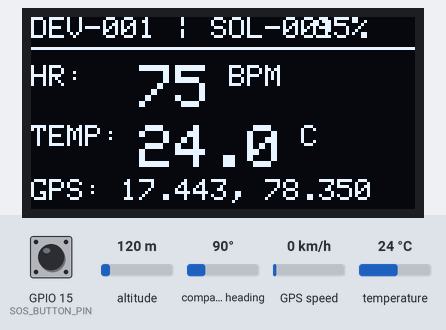
Bench run of a sketch on a simulated ESP32. Shown: 128×64 one-colour display. The inputs (shaded band) are chosen by the test bench; at power-on: GPIO 15 (SOS_BUTTON_PIN) HIGH, temperature 24 °C, altitude 120 m, compass heading 90°, GPS speed 0 km/h. WiFi joins after 1.5 s; servers stay silent unless stated; uploads are accepted with an empty reply; random numbers use the default seed unless the sketch sets one; the GPS gets a fix after 3 s at 37.7749, -122.4194 with 8 satellites; what the sketch prints to the serial monitor is not drawn.

Above: at 4.3 s.
4.4 s: GPIO 15 (SOS_BUTTON_PIN) pulled LOW for 3.2 s
At 7.9 s:
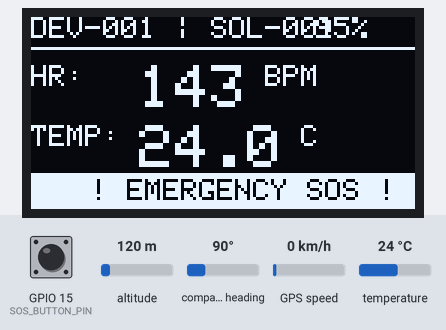
14.3 s: temperature set to 12 °C
At 16.6 s:
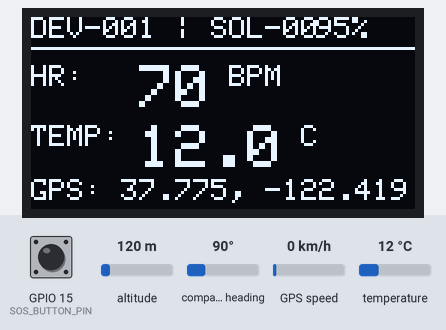
20.3 s: GPIO 15 (SOS_BUTTON_PIN) pulled LOW for 1 s
At 25.3 s:
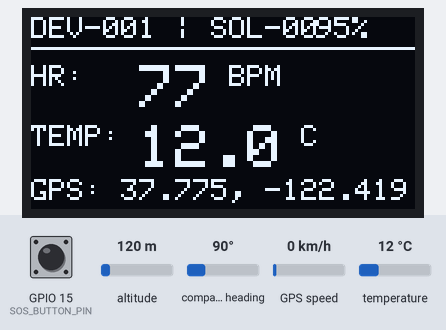
26.3 s: temperature set to 19 °C
At 29.0 s:
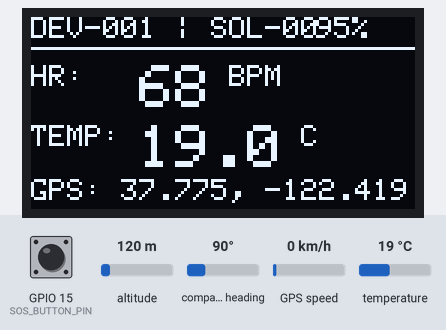
32.3 s: temperature set to 28 °C
At 35.2 s:
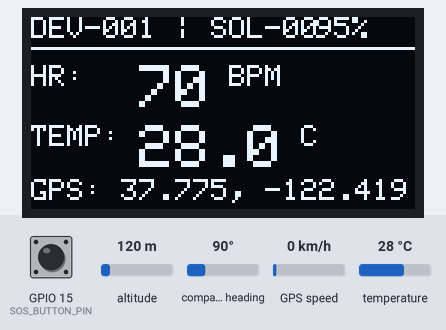
40.3 s: GPIO 15 (SOS_BUTTON_PIN) driven LOW
At 46.7 s:
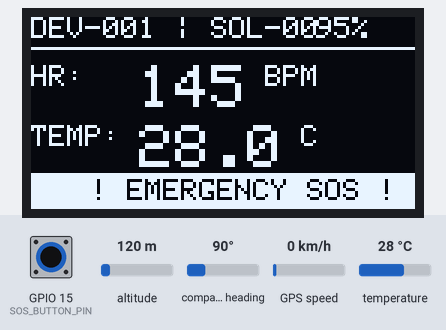
Timing chart, 0 to 47.7 s (numbered marks = the images above; inputs shaded):
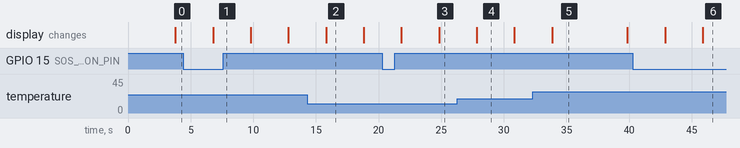

Measured:
- what the display in image 2 shows lasts 3.0 s, from 15.8 s to 18.8 s
- what the display in image 5 shows lasts 6.0 s, from 33.9 s to 39.9 s

The sketch:

soldier_monitor.ino
```cpp
/*
 * ==============================================================================
 * Project: IoT-Based Smart Soldier Monitoring and Safety System
 * Microcontroller: ESP32 Dev Module
 * Sensors:
 *   - MAX30102: Heart Rate & Pulse Oximetry (SpO2) via I2C (SDA=21, SCL=22)
 *   - DS18B20 / DHT11: Body Temperature via OneWire (Pin 4)
 *   - NEO-6M GPS: Geospatial Coordinates via Hardware Serial2 (RX=16, TX=17)
 *   - SSD1306 0.96" OLED: Tactical On-Device Display via I2C (Address 0x3C)
 *   - Tactile Push Button: SOS Emergency Trigger (Pin 15 with Internal Pullup)
 * Communication: Wi-Fi HTTP POST (or optional LoRa SX1278 SPI)
 * ==============================================================================
 */

#include <WiFi.h>
#include <HTTPClient.h>
#include <Wire.h>
#include <Adafruit_GFX.h>
#include <Adafruit_SSD1306.h>
#include <OneWire.h>
#include <DallasTemperature.h>
#include <TinyGPS++.h>

// -----------------------------------------------------------------------------
// USER CONFIGURATION (Configure for your network & server)
// -----------------------------------------------------------------------------
const char* WIFI_SSID     = "TACTICAL_NET_2.4G";
const char* WIFI_PASSWORD = "MIL_SECURE_KEY_2026";

// Backend API Telemetry Endpoint (IP of your computer running node backend)
const char* SERVER_URL    = "http://192.168.1.100:5000/api/telemetry";

const char* DEVICE_ID     = "DEV-001";
const char* SOLDIER_ID    = "SOL-001";

// Pin Configurations
#define ONE_WIRE_BUS      4      // DS18B20 Data Pin
#define SOS_BUTTON_PIN    15     // Emergency Panic Button (Active LOW)
#define GPS_RX_PIN        16     // ESP32 RX2 connects to GPS TX
#define GPS_TX_PIN        17     // ESP32 TX2 connects to GPS RX

#define SCREEN_WIDTH      128
#define SCREEN_HEIGHT     64
#define OLED_RESET        -1

// -----------------------------------------------------------------------------
// GLOBAL OBJECTS & VARIABLES
// -----------------------------------------------------------------------------
Adafruit_SSD1306 display(SCREEN_WIDTH, SCREEN_HEIGHT, &Wire, OLED_RESET);
OneWire oneWire(ONE_WIRE_BUS);
DallasTemperature tempSensor(&oneWire);
TinyGPSPlus gps;
HardwareSerial gpsSerial(2); // Serial2

unsigned long lastTelemetryMillis = 0;
const unsigned long TELEMETRY_INTERVAL = 3000; // Send telemetry every 3 seconds

bool sosActive = false;
int heartRate = 75;
float temperature = 36.6;
int spO2 = 98;
int batteryLevel = 90;
double latitude = 17.4425;
double longitude = 78.3495;

// -----------------------------------------------------------------------------
// SETUP
// -----------------------------------------------------------------------------
void setup() {
  Serial.begin(115200);
  gpsSerial.begin(9600, SERIAL_8N1, GPS_RX_PIN, GPS_TX_PIN);

  pinMode(SOS_BUTTON_PIN, INPUT_PULLUP);

  // Initialize OLED
  if (!display.begin(SSD1306_SWITCHCAPVCC, 0x3C)) {
    Serial.println(F("SSD1306 OLED allocation failed"));
  } else {
    display.clearDisplay();
    display.setTextColor(WHITE);
    display.setTextSize(1);
    display.setCursor(10, 15);
    display.println(F("SOLDIER BIO-BAND"));
    display.setCursor(10, 30);
    display.println(F("SYSTEM BOOTING..."));
    display.display();
  }

  // Initialize Temperature Sensor
  tempSensor.begin();

  // Connect to Wi-Fi
  Serial.print("Connecting to Wi-Fi: ");
  Serial.println(WIFI_SSID);
  WiFi.begin(WIFI_SSID, WIFI_PASSWORD);

  int attempts = 0;
  while (WiFi.status() != WL_CONNECTED && attempts < 20) {
    delay(500);
    Serial.print(".");
    attempts++;
  }

  if (WiFi.status() == WL_CONNECTED) {
    Serial.println("\n[WiFi] Connected successfully!");
    Serial.print("[WiFi] IP Address: ");
    Serial.println(WiFi.localIP());
  } else {
    Serial.println("\n[WiFi] Standby / Sim Mode (No Wi-Fi)");
  }

  delay(1000);
}

// -----------------------------------------------------------------------------
// MAIN LOOP
// -----------------------------------------------------------------------------
void loop() {
  // 1. Read GPS NMEA Stream
  while (gpsSerial.available() > 0) {
    if (gps.encode(gpsSerial.read())) {
      if (gps.location.isValid()) {
        latitude = gps.location.lat();
        longitude = gps.location.lng();
      }
    }
  }

  // 2. Read Emergency Panic Button
  if (digitalRead(SOS_BUTTON_PIN) == LOW) {
    sosActive = true;
    Serial.println(F("🚨 SOS BUTTON TRIGGERED BY SOLDIER!"));
  } else {
    sosActive = false;
  }

  // 3. Periodic Telemetry Read & Transmission
  if (millis() - lastTelemetryMillis >= TELEMETRY_INTERVAL) {
    lastTelemetryMillis = millis();

    // Read DS18B20 Temp Sensor
    tempSensor.requestTemperatures();
    float t = tempSensor.getTempCByIndex(0);
    if (t > 0 && t < 60) {
      temperature = t;
    } else {
      // Fallback realistic simulation if physical sensor is detached
      temperature = 36.6 + (random(-3, 4) * 0.1);
    }

    // Read / Simulate Heart Rate (MAX30102 logic)
    heartRate = 72 + random(-4, 6);
    if (sosActive) {
      heartRate = 135 + random(0, 15);
    }

    // Update Battery Level calculation
    batteryLevel = max(15, 95 - (int)(millis() / 60000));

    // Update On-Device OLED HUD
    updateOLED();

    // Send HTTP POST to Backend
    transmitTelemetry();
  }
}

// -----------------------------------------------------------------------------
// OLED DISPLAY UPDATE
// -----------------------------------------------------------------------------
void updateOLED() {
  display.clearDisplay();

  // Header
  display.setTextSize(1);
  display.setCursor(0, 0);
  display.print(DEVICE_ID);
  display.print(F(" | "));
  display.print(SOLDIER_ID);

  display.setCursor(95, 0);
  display.print(batteryLevel);
  display.print(F("%"));

  display.drawLine(0, 10, 128, 10, WHITE);

  // Vitals
  display.setCursor(0, 16);
  display.print(F("HR:   "));
  display.setTextSize(2);
  display.print(heartRate);
  display.setTextSize(1);
  display.print(F(" BPM"));

  display.setCursor(0, 36);
  display.print(F("TEMP: "));
  display.setTextSize(2);
  display.print(temperature, 1);
  display.setTextSize(1);
  display.print(F(" C"));

  // SOS Banner or GPS
  if (sosActive) {
    display.fillRect(0, 52, 128, 12, WHITE);
    display.setTextColor(BLACK, WHITE);
    display.setCursor(20, 54);
    display.print(F("! EMERGENCY SOS !"));
    display.setTextColor(WHITE, BLACK);
  } else {
    display.setCursor(0, 54);
    display.print(F("GPS: "));
    display.print(latitude, 3);
    display.print(F(", "));
    display.print(longitude, 3);
  }

  display.display();
}

// -----------------------------------------------------------------------------
// TRANSMIT JSON TELEMETRY TO BACKEND
// -----------------------------------------------------------------------------
void transmitTelemetry() {
  if (WiFi.status() == WL_CONNECTED) {
    HTTPClient http;
    http.begin(SERVER_URL);
    http.addHeader("Content-Type", "application/json");

    // Construct JSON Payload
    String jsonPayload = "{";
    jsonPayload += "\"deviceId\":\"" + String(DEVICE_ID) + "\",";
    jsonPayload += "\"soldierId\":\"" + String(SOLDIER_ID) + "\",";
    jsonPayload += "\"heartRate\":" + String(heartRate) + ",";
    jsonPayload += "\"temperature\":" + String(temperature, 1) + ",";
    jsonPayload += "\"spO2\":" + String(spO2) + ",";
    jsonPayload += "\"battery\":" + String(batteryLevel) + ",";
    jsonPayload += "\"latitude\":" + String(latitude, 6) + ",";
    jsonPayload += "\"longitude\":" + String(longitude, 6) + ",";
    jsonPayload += "\"motionActivity\":\"" + String(sosActive ? "FALL_DETECTED" : "PATROLLING") + "\",";
    jsonPayload += "\"sosTriggered\":" + String(sosActive ? "true" : "false");
    jsonPayload += "}";

    int httpResponseCode = http.POST(jsonPayload);

    if (httpResponseCode > 0) {
      Serial.print(F("[HTTP] POST Success: "));
      Serial.println(httpResponseCode);
    } else {
      Serial.print(F("[HTTP] POST Error: "));
      Serial.println(http.errorToString(httpResponseCode).c_str());
    }

    http.end();
  } else {
    Serial.println(F("[HTTP] Wi-Fi offline. Telemetry buffered locally."));
  }
}
```
